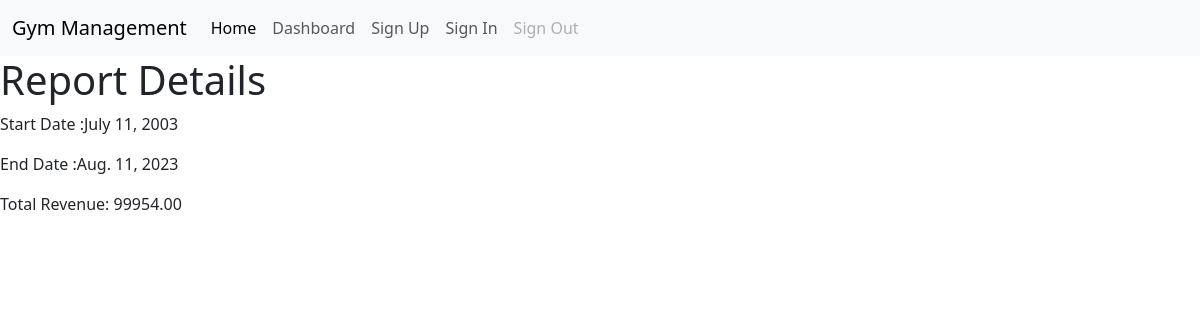
The page /report_details/3/ on the database its author committed.
### member/models.py (models this page shows, shortened)
class GymReport(models.Model):
    start_date=models.DateField(null=True,blank=True)
    end_date=models.DateField(null=True,blank=True)
    revenue=models.DecimalField(max_digits=10,decimal_places=2)

### member/views.py (the view)
# urls.py: path('report_details/<int:report_id>/',views.report_details,name="report_details"),
def report_details(request,report_id):
    report=GymReport.objects.get(id=report_id)
    return render(request,'report_details.html',{'report':report})

### template/report_details.html
{% include 'navbar.html' %}
{% block content %}
 <h1>Report Details</h1>
<p>Start Date :{{ report.start_date}}</p>
<p>End Date :{{ report.end_date}}</p>
<p>Total Revenue: {{ report.revenue}}</p>
{% endblock %}

### rows shown on the page
GymReport: start_date "July 11, 2003", end_date "Aug. 11, 2023", revenue "99954.00"
